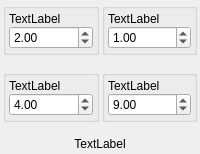
              <widget class="QWidget" name="Saleh_model_settings">
               <layout class="QGridLayout" name="gridLayout">
                <property name="leftMargin">
                 <number>3</number>
                </property>
                <property name="topMargin">
                 <number>3</number>
                </property>
                <property name="rightMargin">
                 <number>3</number>
                </property>
                <property name="bottomMargin">
                 <number>3</number>
                </property>
                <property name="horizontalSpacing">
                 <number>3</number>
                </property>
                <property name="verticalSpacing">
                 <number>15</number>
                </property>
                <item row="0" column="1">
                 <widget class="QGroupBox" name="SalehCoef2_groupBox">
                  <property name="sizePolicy">
                   <sizepolicy hsizetype="Preferred" vsizetype="Fixed">
                    <horstretch>0</horstretch>
                    <verstretch>0</verstretch>
                   </sizepolicy>
                  </property>
                  <property name="title">
                   <string/>
                  </property>
                  <layout class="QVBoxLayout" name="verticalLayout_31">
                   <property name="spacing">
                    <number>0</number>
                   </property>
                   <property name="leftMargin">
                    <number>3</number>
                   </property>
                   <property name="topMargin">
                    <number>3</number>
                   </property>
                   <property name="rightMargin">
                    <number>3</number>
                   </property>
                   <property name="bottomMargin">
                    <number>3</number>
                   </property>
                   <item>
                    <widget class="QLabel" name="SalehCoef2_label">
                     <property name="text">
                      <string>TextLabel</string>
                     </property>
                    </widget>
                   </item>
                   <item>
                    <widget class="QDoubleSpinBox" name="SalehCoef2_doubleSpinBox">
                     <property name="maximum">
                      <double>5.000000000000000</double>
                     </property>
                     <property name="singleStep">
                      <double>0.100000000000000</double>
                     </property>
                     <property name="value">
                      <double>1.000000000000000</double>
                     </property>
                    </widget>
                   </item>
                  </layout>
                 </widget>
                </item>
                <item row="1" column="0">
                 <widget class="QGroupBox" name="SalehCoef3_groupBox">
                  <property name="sizePolicy">
                   <sizepolicy hsizetype="Preferred" vsizetype="Fixed">
                    <horstretch>0</horstretch>
                    <verstretch>0</verstretch>
                   </sizepolicy>
                  </property>
                  <property name="title">
                   <string/>
                  </property>
                  <layout class="QVBoxLayout" name="verticalLayout_33">
                   <property name="spacing">
                    <number>0</number>
                   </property>
                   <property name="leftMargin">
                    <number>3</number>
                   </property>
                   <property name="topMargin">
                    <number>3</number>
                   </property>
                   <property name="rightMargin">
                    <number>3</number>
                   </property>
                   <property name="bottomMargin">
                    <number>3</number>
                   </property>
                   <item>
                    <widget class="QLabel" name="SalehCoef3_label">
                     <property name="text">
                      <string>TextLabel</string>
                     </property>
                    </widget>
                   </item>
                   <item>
                    <widget class="QDoubleSpinBox" name="SalehCoef3_doubleSpinBox">
                     <property name="maximum">
                      <double>5.000000000000000</double>
                     </property>
                     <property name="singleStep">
                      <double>0.100000000000000</double>
                     </property>
                     <property name="value">
                      <double>4.000000000000000</double>
                     </property>
                    </widget>
                   </item>
                  </layout>
                 </widget>
                </item>
                <item row="0" column="0">
                 <widget class="QGroupBox" name="SalehCoef1_GroupBox">
                  <property name="sizePolicy">
                   <sizepolicy hsizetype="Preferred" vsizetype="Fixed">
                    <horstretch>0</horstretch>
                    <verstretch>0</verstretch>
                   </sizepolicy>
                  </property>
                  <property name="title">
                   <string/>
                  </property>
                  <layout class="QVBoxLayout" name="verticalLayout_30">
                   <property name="spacing">
                    <number>0</number>
                   </property>
                   <property name="leftMargin">
                    <number>3</number>
                   </property>
                   <property name="topMargin">
                    <number>3</number>
                   </property>
                   <property name="rightMargin">
                    <number>3</number>
                   </property>
                   <property name="bottomMargin">
                    <number>3</number>
                   </property>
                   <item>
                    <widget class="QLabel" name="SalehCoef1_label">
                     <property name="text">
                      <string>TextLabel</string>
                     </property>
                    </widget>
                   </item>
                   <item>
                    <widget class="QDoubleSpinBox" name="SalehCoef1_doubleSpinBox">
                     <property name="maximum">
                      <double>5.000000000000000</double>
                     </property>
                     <property name="singleStep">
                      <double>0.100000000000000</double>
                     </property>
                     <property name="value">
                      <double>2.000000000000000</double>
                     </property>
                    </widget>
                   </item>
                  </layout>
                 </widget>
                </item>
                <item row="1" column="1">
                 <widget class="QGroupBox" name="SalehCoef4_groupBox">
                  <property name="sizePolicy">
                   <sizepolicy hsizetype="Preferred" vsizetype="Fixed">
                    <horstretch>0</horstretch>
                    <verstretch>0</verstretch>
                   </sizepolicy>
                  </property>
                  <property name="title">
                   <string/>
                  </property>
                  <layout class="QVBoxLayout" name="verticalLayout_32">
                   <property name="spacing">
                    <number>0</number>
                   </property>
                   <property name="leftMargin">
                    <number>3</number>
                   </property>
                   <property name="topMargin">
                    <number>3</number>
                   </property>
                   <property name="rightMargin">
                    <number>3</number>
                   </property>
                   <property name="bottomMargin">
                    <number>3</number>
                   </property>
                   <item>
                    <widget class="QLabel" name="SalehCoef4_label">
                     <property name="text">
                      <string>TextLabel</string>
                     </property>
                    </widget>
                   </item>
                   <item>
                    <widget class="QDoubleSpinBox" name="SalehCoef4_doubleSpinBox">
                     <property name="maximum">
                      <double>10.000000000000000</double>
                     </property>
                     <property name="singleStep">
                      <double>0.100000000000000</double>
                     </property>
                     <property name="value">
                      <double>9.000000000000000</double>
                     </property>
                    </widget>
                   </item>
                  </layout>
                 </widget>
                </item>
                <item row="2" column="0" colspan="2">
                 <widget class="QLabel" name="SalehFormulaLabel">
                  <property name="sizePolicy">
                   <sizepolicy hsizetype="Preferred" vsizetype="Preferred">
                    <horstretch>0</horstretch>
                    <verstretch>0</verstretch>
                   </sizepolicy>
                  </property>
                  <property name="maximumSize">
                   <size>
                    <width>16777215</width>
                    <height>90</height>
                   </size>
                  </property>
                  <property name="frameShadow">
                   <enum>QFrame::Shadow::Plain</enum>
                  </property>
                  <property name="text">
                   <string>TextLabel</string>
                  </property>
                  <property name="alignment">
                   <set>Qt::AlignmentFlag::AlignCenter</set>
                  </property>
                 </widget>
                </item>
               </layout>
              </widget>
